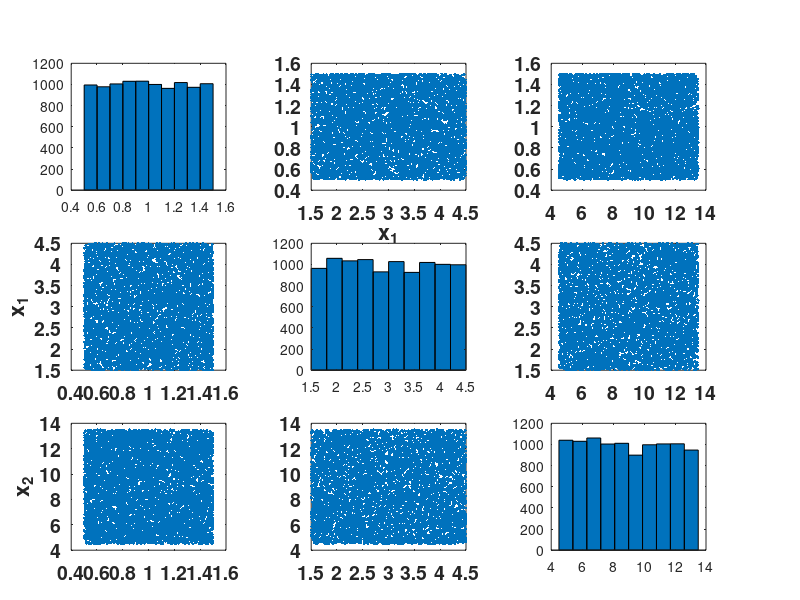

Recreate this plot in MATLAB. (Note: this script raises an error after producing the figure.)
% This m file creates, plots and saves pseudo-ramdom sampling matrices for
% use with Sobol's variance decomposition
% source: Satelli et al (2009) pp164-165

% 17th of July 2009
% Gurkan Sin @DTU Chemical Engineering

% header for file name/savings
%hd = 'LHSampling';
hd = 'PseudoRandomSampling';

%% Define a priori probability distribution of parameters.
% uniform distribution is considered.
par = {'x_1','x_2','x_3'};
xlu =[ 0.5	 1.5	4.5;
    1.5   4.5    13.5];
nvar = length(xlu);
% specify no of LHS samples
nsample = 10000;

%% generate two matrices of random samples nsampleXnvar
Ap = rand(nsample,nvar) ; % 'rand' generates pseudo-random numbers
Bp = rand(nsample,nvar) ;

%% from probability to value
% uniform distribution
Xl = ones(nsample,1) * xlu(1,:) ; % this is needed for the command unifinv
Xu =  ones(nsample,1) * xlu(2,:) ;% this is needed for the command unifinv
A = unifinv(Ap,Xl,Xu);
B = unifinv(Bp,Xl,Xu);

%% view results
figure(1)
[h,ax,bax,P] = plotmatrix(A) ;
set(ax,'FontSize',14,'FontWeight','bold')
for i=1:3
    ylabel(ax(i,1),par(i))
    xlabel(ax(3,i),par(i))
end
title('Pseudo Random Sampling: A')

figure(2)
[h,ax,bax,P] = plotmatrix(B) ;
set(ax,'FontSize',14,'FontWeight','bold')
for i=1:3
    ylabel(ax(i,1),par(i))
    xlabel(ax(3,i),par(i))
end
title('Pseudo Random Sampling: B')

